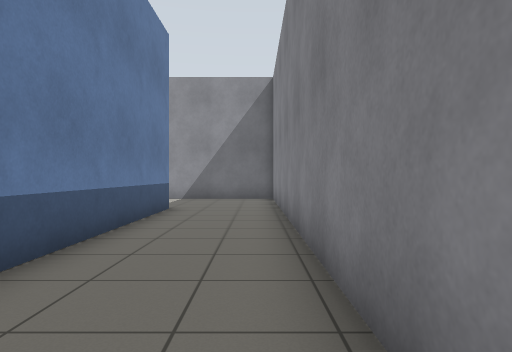
View 1 (above)

21 first-person views from a walk through a Gazebo world. The camera is 0.94 m above the floor, looks level and sees 75° across. The floor is counted in squares, 1 m on a side. Each view is taken from the middle of a square. On the plan, view 1 faces up. The plan holds only what a view shows up to about 12 squares ahead; the rest is blank.

View 2
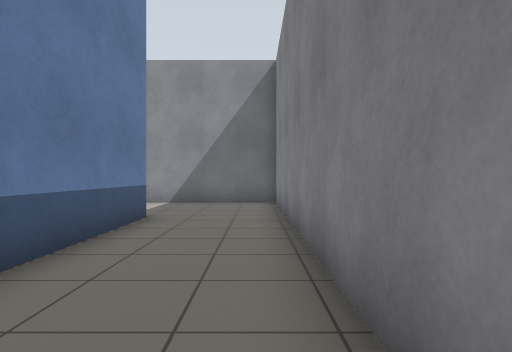

View 3
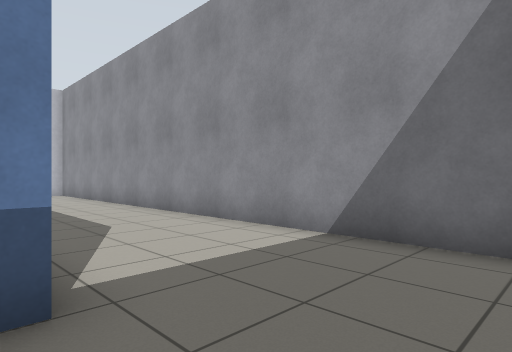

View 4
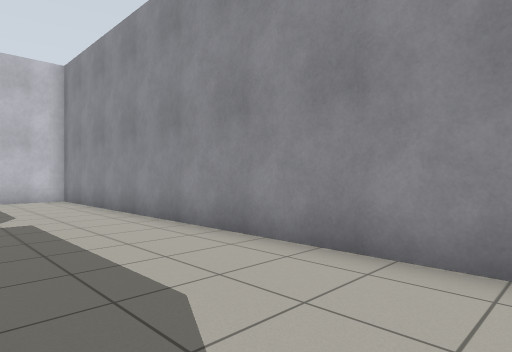

View 5
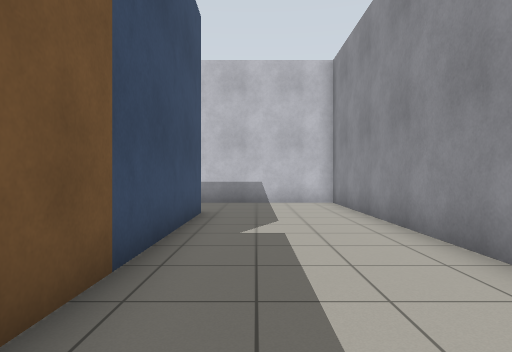

View 6
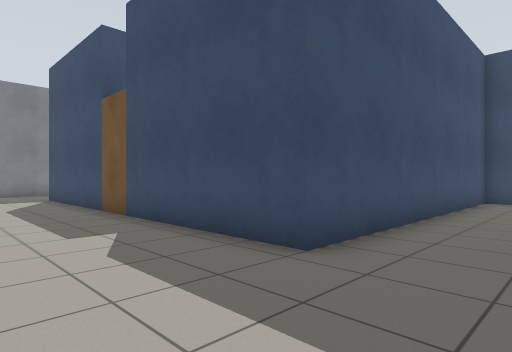

View 7
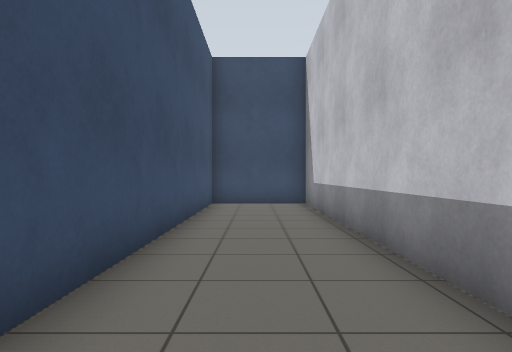

View 8
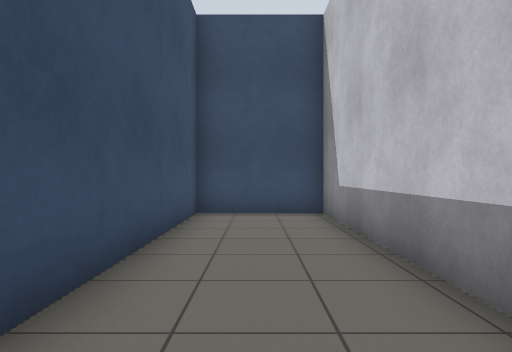

View 9
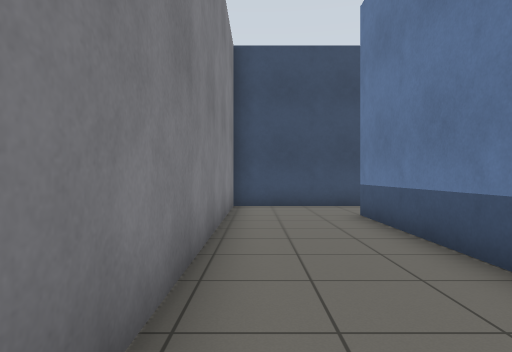

View 10
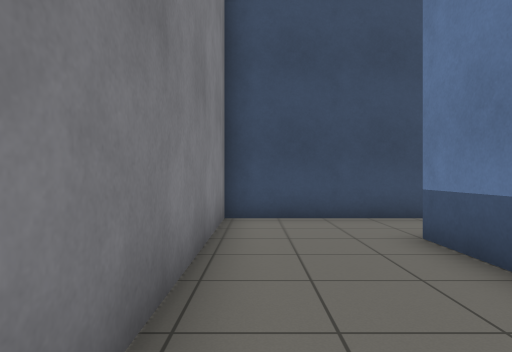

View 11
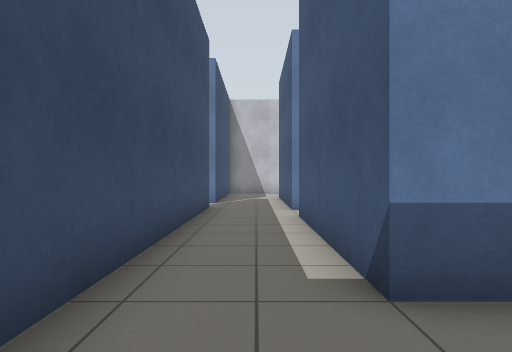

View 12
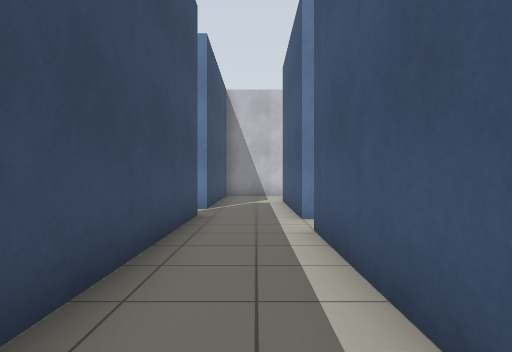

View 13
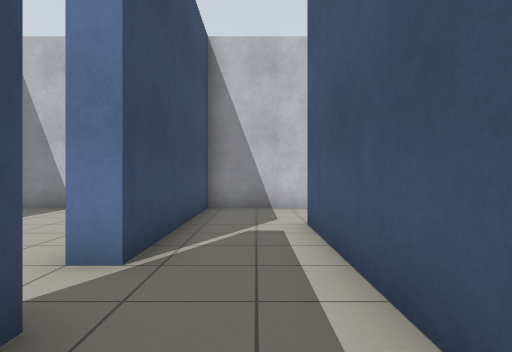

View 14
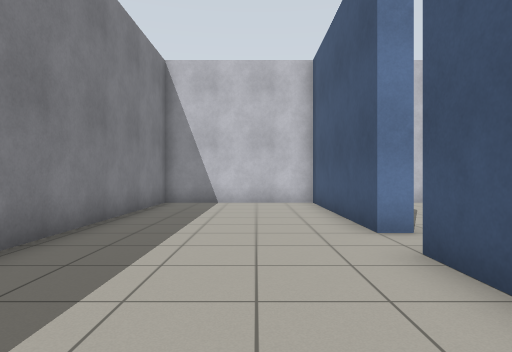

View 15
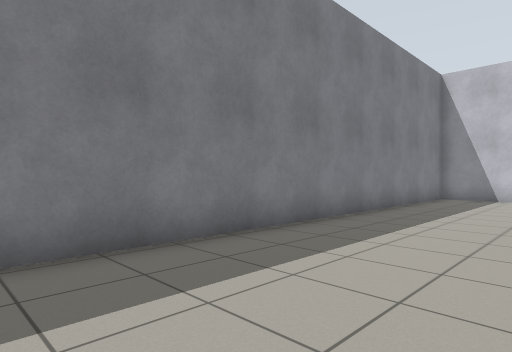

View 16
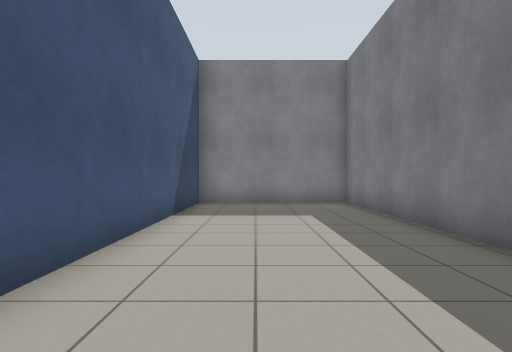

View 17
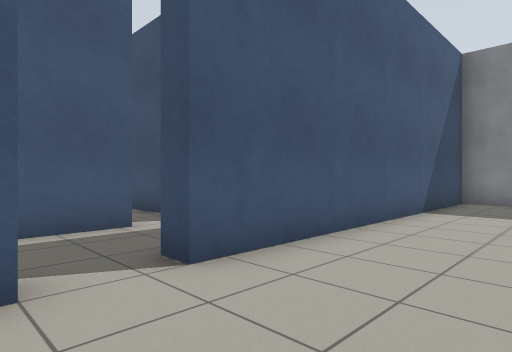

View 18
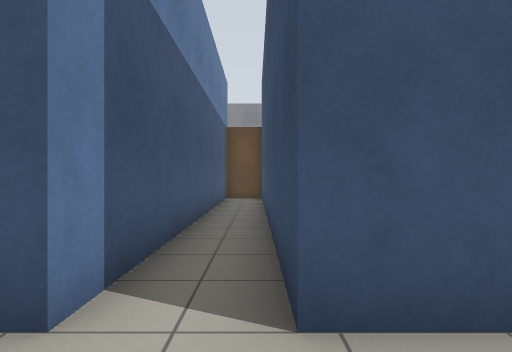

View 19
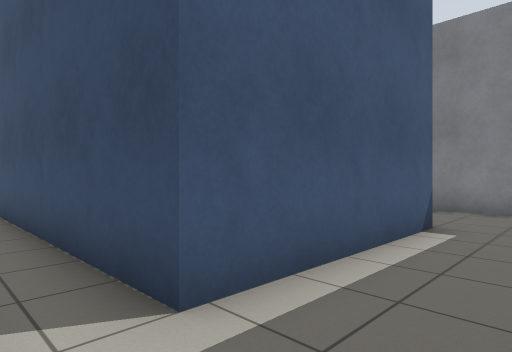

View 20
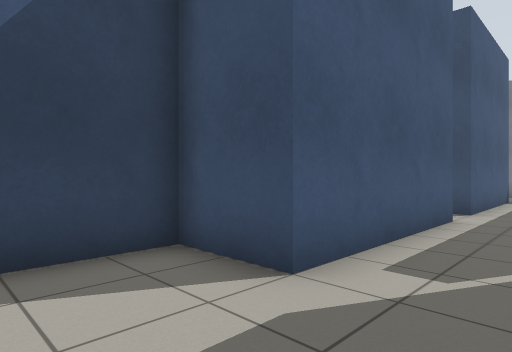

View 21
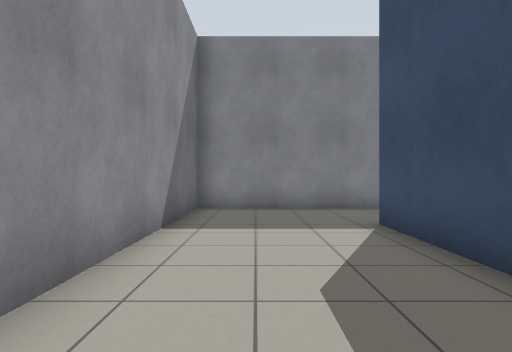

### Floor plan
Ten units are one square. View 1 is at (0, 0); x grows to the right and y downward. Boxes are objects, and circles mark ways between rooms. Rooms are numbered by the first view taken in them; rooms with no view inside come last. Other rooms are left out.
<svg viewBox="-182 -142 194 259">
<path fill="none" stroke="#000" d="M-92 -70 -92 30M-25 -18 -25 30 -77 30 -77 -66M-85 54 7 54 7 -137 -177 -137 -177 4 -145 4 -145 -96 -25 -96 -25 -32M-115 60 -177 60 -177 112 7 112 7 60 -100 60M-177 21 -177 54 -115 54 -115 60M-100 60 -100 54 -85 54M-92 30 -145 30 -145 10 -165 10"/>
<circle cx="-90" cy="45" r="3" fill="#2a7"/>
<circle cx="-105" cy="60" r="3" fill="#2a7"/>
<text x="-80" y="-60">1</text>
<text x="-90" y="80">2</text>
<text x="-140" y="40">3</text>
</svg>
Room 1 opens to room 3. Room 2 opens to room 3.

Where each view was taken, in squares from view 1:
view 1: 0 up, 0 right, facing up
view 2: 2 up, 0 right, facing up
view 3: 9 up, 0 right, facing up-left
view 4: 10 up, 4 left, facing up-left
view 5: 11 up, 6 left, facing left
view 6: 13 up, 17 left, facing down-right
view 7: 11 up, 16 left, facing down
view 8: 8 up, 16 left, facing down
view 9: 5 up, 0 right, facing down
view 10: 2 up, 0 right, facing down
view 11: 4 down, 0 right, facing left
view 12: 4 down, 2 left, facing left
view 13: 4 down, 8 left, facing left
view 14: 8 down, 6 left, facing left
view 15: 7 down, 3 left, facing down-left
view 16: 8 down, 11 left, facing right
view 17: 9 down, 12 left, facing up-right
view 18: 5 down, 8 left, facing up
view 19: 5 down, 9 left, facing up-right
view 20: 5 down, 17 left, facing up-right
view 21: 12 up, 9 left, facing right
